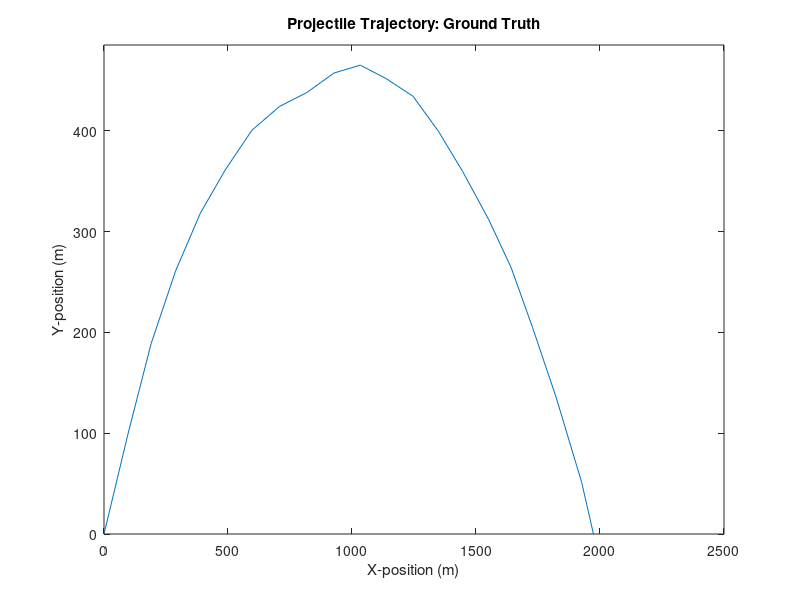
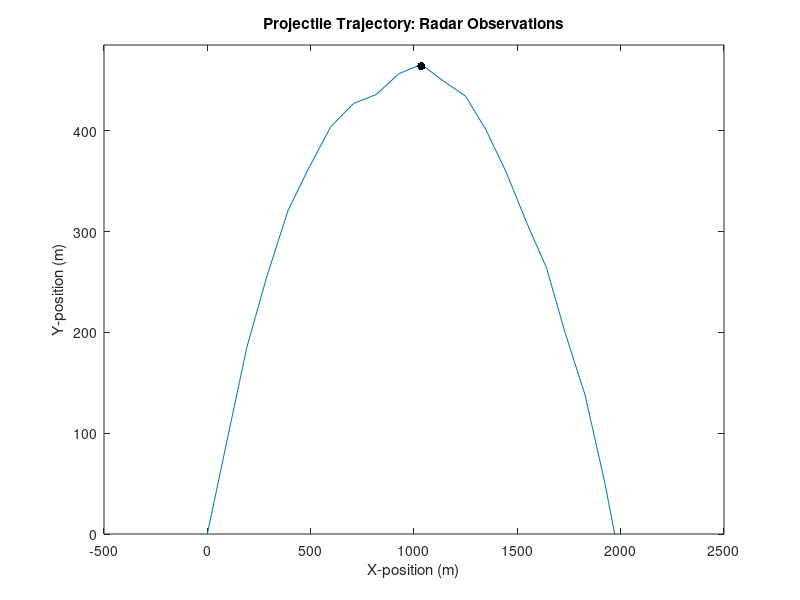

Reproduce these figures in MATLAB, in order. (Note: this script raises an error after producing the figures.)
dt = 1; % timestep (1s)
g = 9.81; % gravity (m/s^2)

A = [1, 0, dt, 0;
    0,  1, 0,  dt;
    0,  0, 1,  0;
    0,  0, 0,  1];

B = [0; 0; 0; -g*dt];

C = [1, 0, 0, 0;
    0, 1, 0, 0];

mu = zeros(4, 1);
Q = [20, 0, 5, 0;
    0, 20, 0, 5;
    5, 0, 10, 0;
    0, 5, 0, 10];

% initial condition means
xhat = [0; 0; 100; 100];


% initial conditions covariance
P = [0, 0, 0, 0;
    0, 0, 0, 0;
    0, 0, 25, 5;
    0, 0, 5, 25];

%% PROBLEM 3

%%A: Generate "ground truth" of projectile
%sample initial condition
x = zeros(100, 4);

%x(3) and x(4) are sampled from Gaussians with mean 100, variance 25, and
%correlation coefficient 0.2
x(1, 3) = normrnd(100, 5);
%derive x(4) using marginal distribution conditioned on x(3)
x(1, 4) = normrnd(100 + 0.2*(x(1,3)-100), sqrt((1-0.2^2)*25));

%propagate state over time until projectile hits ground
ind=1;
while x(ind, 2) >= 0
    ind = ind+1;
    %propagate state without noise
    x(ind,1) = x(ind-1, 1) + dt*x(ind-1,3);
    x(ind,2) = x(ind-1, 2) + dt*x(ind-1,4);
    x(ind,3) = x(ind-1, 3);
    x(ind,4) = x(ind-1, 4) - dt*g;
    %sample noise
    w = zeros(1, 4);
    w(1) = normrnd(0, sqrt(Q(1,1)));
    w(2) = normrnd(0, sqrt(Q(2,2)));
    %derive w(3) using marginal conditioned on w(1), and w(4) conditioned
    %on w(2)
    rho_w31 = Q(3,1)/(sqrt(Q(3,3))*sqrt(Q(1,1)));
    rho_w42 = Q(4,2)/(sqrt(Q(4,4))*sqrt(Q(2,2)));
    w(3) = normrnd(0 + rho_w31*(w(1)), sqrt((1-rho_w31^2)*Q(1,1)));
    w(4) = normrnd(0 + rho_w42*(w(2)), sqrt((1-rho_w42^2)*Q(2,2))); 
    %add noise
    x(ind, 1) = x(ind,1) + w(1);
    x(ind, 2) = x(ind,2) + w(2);
    x(ind, 3) = x(ind,3) + w(3);
    x(ind, 4) = x(ind,4) + w(4);
end
%concatenate x to appropriate length
x = x(1:ind, :);
%save x -- DO NOT UNCOMMENT OR YOU WILL OVERRIDE GROUNDTRUTH.MAT
%save('groundtruth.mat', 'x');
%plot x-position vs y-position
load('groundtruth.mat');
close all
figure()
plot(x(:,1), x(:,2));
xlabel("X-position (m)");
ylabel("Y-position (m)");
ylim([0 max(x(:,2))+20]);
title("Projectile Trajectory: Ground Truth");

%%B: Generate radar observations
%load ground truth
load('groundtruth.mat');
R = [9 3; 3 9];
size_x = size(x);
y = zeros(size_x(1), 2);
%Loop over ground truth and create radar observations
for ind=1:size_x
    y(ind, 1) = x(ind,1);
    y(ind, 2) = x(ind,2);
    %generate radar noise
    r = zeros(2,1);
    r(1) = normrnd(0, sqrt(R(1,1)));
    %r(2) is found from marginal of r(1)
    rho_r12 = R(1, 2)/(sqrt(R(1,1))*sqrt(R(2,2)));
    r(2) = normrnd(0 + rho_r12*r(1), sqrt((1-rho_r12^2)*R(2,2)));
    y(ind,1) = y(ind,1) + r(1);
    y(ind,2) = y(ind,2) + r(2);
end
%save y -- DO NOT UNCOMMENT OR YOU WILL OVERRIDE RADAR.MAT
%save('radar.mat', 'y');
load('radar.mat'); 
figure()
plot(y(:,1), y(:,2));
xlabel("X-position (m)");
ylabel("Y-position (m)");
ylim([0 max(x(:,2))+20]);
title("Projectile Trajectory: Radar Observations");


%%C: Kalman filter
%load radar measurements
load('radar.mat'); 

% position after 10 timesteps
xhat_10 = xhat;
P_10 = P;

for i=0:10
    % filtering
    xhat_new = A*xhat_10 + B
    P_new = A*P_10*A.' + Q;
    
    % prediction
    yhat_new = y(i+1,:).' - C * xhat_new;
    S = C*P_new*C.' + R;
    K = P_new*C.'*S^(-1);
    xhat_updated = xhat_new + K * yhat_new;
    P_updated = (eye(4) - K * C)* P_new;
    
    xhat_10 = xhat_updated;
    P_10 = P_updated;
    
end

xhat_10

% figure()
hold on
scatter(xhat_10(1), xhat_10(2), 'k', 'filled')
confidence_ellipse(xhat_10, P_10, 0.9, 'k');
ylabel('$x_{2}$', 'interpreter', 'latex');
xlabel('$x_{1}$', 'interpreter', 'latex');
title('90% Confidence Interval for Projectile State')

% D: Broken Radar Predictor
for i=11:25
    % filtering
    xhat_new = A*xhat_10 + B;
    P_new = A*P_10*A.' + Q;
    
    % no prediction step: radar is broken
    % essentially repeat procedure from step 1
    
    xhat_10 = xhat_new;
    P_10 = P_new;
    
    if xhat_10(2) < 0
        xhat_10(2);
        time_stopped = i;
        break
    end
end

% figure()
scatter(xhat_10(1), xhat_10(2), 'r', 'filled')
confidence_ellipse(xhat_10, P_10, 0.9, 'r');
ylabel('$x_{2}$', 'interpreter', 'latex');
xlabel('$x_{1}$', 'interpreter', 'latex');
title('90% Confidence Interval for Projectile State')
legend('Trajectory', '$t=10$', '$t=10$ CI', '$t=20$', '$t=20$ CI', 'interpreter', 'latex')

